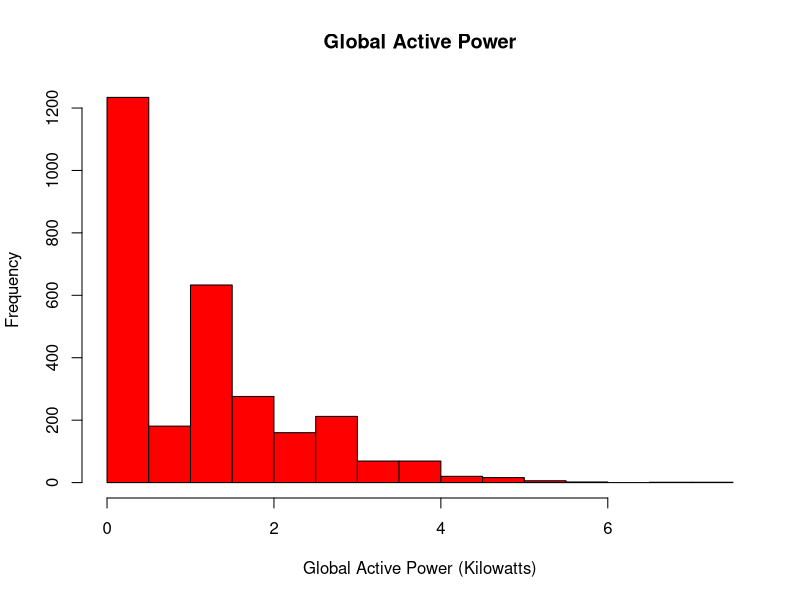

Generate this figure with R:
#Recover powerdata, which is properly cleaned for its use
setwd("C:/datahouse")
powerdata<-read.table("powerdata.txt", header = TRUE, sep = ";")


#Start png dev, to save the plot to a png file
png(filename = "C:/datahouse/plot1.png",width = 480,height = 480,units = "px")

#Plot the histogram of Global Active Power
hist(powerdata$Global_active_power,xlab = "Global Active Power (Kilowatts)",
     col = "red",main = "Global Active Power")

#Turn off the device
dev.off()